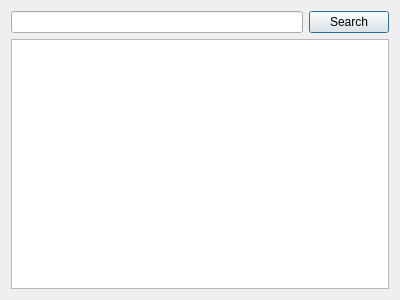
<?xml version="1.0" encoding="UTF-8"?>
<ui version="4.0">
 <class>SearchDialog</class>
 <widget class="QDialog" name="SearchDialog">
  <property name="geometry">
   <rect>
    <x>0</x>
    <y>0</y>
    <width>400</width>
    <height>300</height>
   </rect>
  </property>
  <property name="windowTitle">
   <string>Search Place</string>
  </property>
  <layout class="QVBoxLayout" name="verticalLayout">
   <item>
    <layout class="QHBoxLayout" name="horizontalLayout">
     <item>
      <widget class="QLineEdit" name="lineEditSearch"/>
     </item>
     <item>
      <widget class="QPushButton" name="pushButtonSearch">
       <property name="text">
        <string>Search</string>
       </property>
      </widget>
     </item>
    </layout>
   </item>
   <item>
    <widget class="QListWidget" name="listWidgetResults"/>
   </item>
  </layout>
 </widget>
 <resources/>
 <connections/>
</ui>
